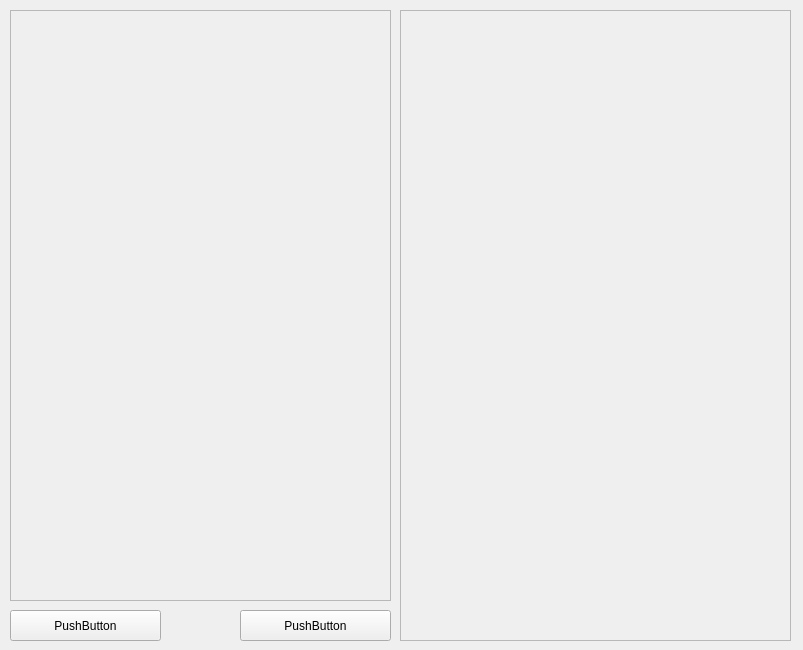
<?xml version="1.0" encoding="UTF-8"?>
<ui version="4.0">
 <class>MainWindow</class>
 <widget class="QMainWindow" name="MainWindow">
  <property name="geometry">
   <rect>
    <x>0</x>
    <y>0</y>
    <width>803</width>
    <height>650</height>
   </rect>
  </property>
  <property name="windowTitle">
   <string>MainWindow</string>
  </property>
  <widget class="QWidget" name="centralwidget">
   <widget class="QScrollArea" name="scrollArea_2">
    <property name="geometry">
     <rect>
      <x>400</x>
      <y>10</y>
      <width>391</width>
      <height>631</height>
     </rect>
    </property>
    <property name="widgetResizable">
     <bool>true</bool>
    </property>
    <widget class="QWidget" name="scrollAreaWidgetContents_3">
     <property name="geometry">
      <rect>
       <x>0</x>
       <y>0</y>
       <width>389</width>
       <height>629</height>
      </rect>
     </property>
    </widget>
   </widget>
   <widget class="QPushButton" name="pushButton">
    <property name="geometry">
     <rect>
      <x>10</x>
      <y>610</y>
      <width>151</width>
      <height>31</height>
     </rect>
    </property>
    <property name="text">
     <string>PushButton</string>
    </property>
   </widget>
   <widget class="QPushButton" name="pushButton_2">
    <property name="geometry">
     <rect>
      <x>240</x>
      <y>610</y>
      <width>151</width>
      <height>31</height>
     </rect>
    </property>
    <property name="text">
     <string>PushButton</string>
    </property>
   </widget>
   <widget class="QScrollArea" name="scrollArea">
    <property name="geometry">
     <rect>
      <x>10</x>
      <y>10</y>
      <width>381</width>
      <height>591</height>
     </rect>
    </property>
    <property name="sizePolicy">
     <sizepolicy hsizetype="Fixed" vsizetype="Fixed">
      <horstretch>0</horstretch>
      <verstretch>0</verstretch>
     </sizepolicy>
    </property>
    <property name="widgetResizable">
     <bool>true</bool>
    </property>
    <widget class="QWidget" name="scrollAreaWidgetContents">
     <property name="geometry">
      <rect>
       <x>0</x>
       <y>0</y>
       <width>379</width>
       <height>589</height>
      </rect>
     </property>
    </widget>
   </widget>
  </widget>
 </widget>
 <resources/>
 <connections/>
</ui>
